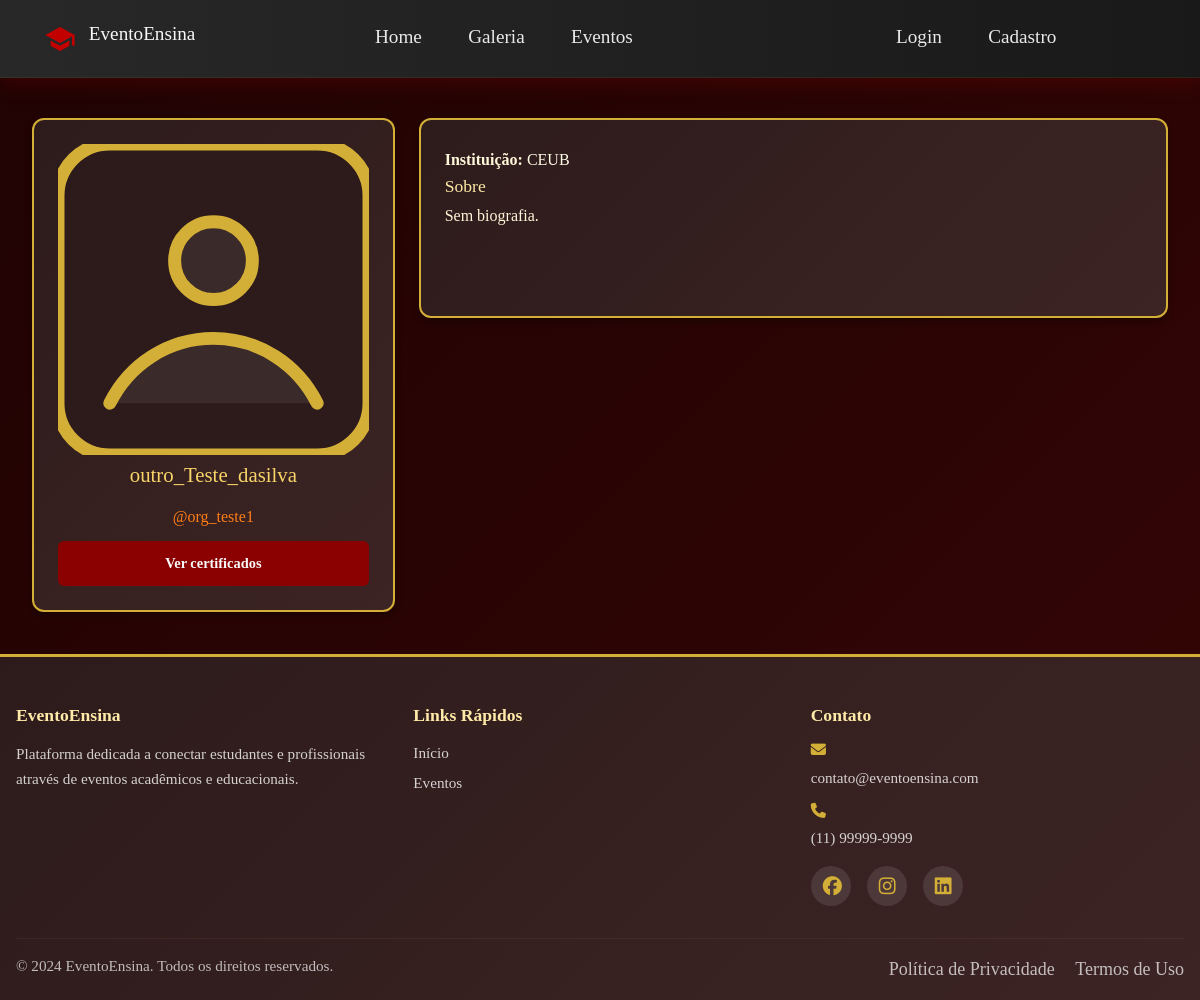
The page /usuarios/u/org_teste1/ on the database its author committed.
### usuarios/models.py (models this page shows, shortened)
class Usuario(models.Model):
    nome = models.CharField(max_length=150)
    ddd = models.ForeignKey(DDD, on_delete=models.SET_NULL, null=True, blank=True)
    telefone = models.CharField(max_length=15, blank=True, null=True)
    instituicao = models.ForeignKey(Instituicao, on_delete=models.SET_NULL, null=True, blank=True)
    tipo = models.ForeignKey(TipoUsuario, on_delete=models.CASCADE)
    nome_usuario = models.CharField(max_length=50, unique=True)
    email = models.EmailField(blank=True, null=True)
    senha = models.CharField(max_length=128, blank=True, null=True)
    user = models.OneToOneField(settings.AUTH_USER_MODEL, on_delete=models.SET_NULL, null=True, blank=True, related_name='profile')
    base_dir = models.CharField(max_length=255, blank=True, null=True)

class Instituicao(models.Model):
    nome = models.CharField(max_length=150)
    cidade = models.CharField(max_length=100, blank=True, null=True)
    estado = models.CharField(max_length=50, blank=True, null=True)
    pais = models.CharField(max_length=50, default='Brasil')
    email = models.EmailField(blank=True, null=True)
    telefone = models.CharField(max_length=20, blank=True, null=True)

class Perfil(models.Model):
    usuario = models.OneToOneField(Usuario, on_delete=models.CASCADE)
    foto = models.ImageField(upload_to=user_directory_path, blank=True, null=True)
    biografia = models.TextField(blank=True, null=True)
    mostrar_email = models.BooleanField(default=False)
    mostrar_telefone = models.BooleanField(default=False)

### usuarios/views.py (the view)
# urls.py: path('u/<str:nome_usuario>/', views.perfil_publico, name='perfil_publico'),
def perfil_publico(request, nome_usuario):
    try:
        usuario = Usuario.objects.select_related('instituicao').get(nome_usuario=nome_usuario)
    except Usuario.DoesNotExist:
        raise Http404('Usuário não encontrado')
    perfil_obj, _ = Perfil.objects.get_or_create(usuario=usuario)
    return render(request, 'perfil_publico.html', {'usuario': usuario, 'perfil': perfil_obj, 'nav_items': nav_items})

### usuarios/templates/perfil_publico.html (shortened to what this page needs)
{% extends 'base/base.html' %}
{% load static %}
{% block content %}
<div class="container mt-4">
  <div class="row">
    <div class="col-md-4">
      <div class="card">
        <div class="card-body text-center">
          {% if usuario.perfil.foto %}
            <img src="{{ usuario.perfil.foto.url }}" class="img-fluid rounded mb-2" alt="Foto de {{ usuario.nome }}">
          {% else %}
            <img src="{% static 'images/unknown.svg' %}" class="img-fluid rounded mb-2" alt="Sem foto">
          {% endif %}
          <h4 class="card-title">{{ usuario.nome }}</h4>
          <p class="text-muted">@{{ usuario.nome_usuario }}</p>
          <a href="{% url 'perfil_certificados' usuario.nome_usuario %}" class="btn btn-outline-primary btn-sm mt-2" target="_blank">Ver certificados</a>
        </div>
      </div>
    </div>
    <div class="col-md-8">
      <div class="card">
        <div class="card-body">
          <p><strong>Instituição:</strong>
            {% if usuario.instituicao %}
              <a href="{% url 'instituicao_publica' usuario.instituicao.id %}" target="_blank" rel="noopener noreferrer">{{ usuario.instituicao.nome }}</a>
            {% else %}-{% endif %}
          </p>
          <h5>Sobre</h5>
          <p>{{ usuario.perfil.biografia|default:'Sem biografia.' }}</p>
        </div>
      </div>
    </div>
  </div>
</div>
{% endblock %}

### static/styles/base.css (style rules this page uses)
* { margin: 0; padding: 0; box-sizing: border-box; }
:root { --primary-gold: #d4af37; --primary-gold-dark: #b8941f; --primary-orange: #ff7f16; --success-green: #28a745; --danger-red: #dc3545; --background-base-dark: #200303; --background-base-medium: #350505; --background-card: linear-gradient(135deg, #2d1b1b 0%, #3d2424 100%); --background-card-hover: linear-gradient(135deg, #3d2424 0%, #4d2c2c 100%); --text-light: #fff7d9; --text-brighter: #fffbe6; --text-heading: #ffeaa7; --text-muted: #ff7f16; --border-color: #d4af37; --card-shadow: 0 4px 6px rgba(0, 0, 0, 0.3); --card-shadow-hover: 0 6px 12px rgba(212, 175, 55, 0.2); }
body { font-family: 'Georgia', 'Times New Roman', serif; background: linear-gradient(135deg, var(--background-base-dark) 0%, var(--background-base-medium) 100%) no-repeat fixed; color: var(--text-light); min-height: 100vh; line-height: 1.6; font-size: 18px; display: flex; flex-direction: column; }
h1, h2, h3, h4, h5 { color: var(--text-heading); margin-bottom: 0.5rem; }
h4 { font-size: 1.2rem; }
h5 { font-size: 1.1rem; }
p, li, label { color: var(--text-light); font-size: 0.95rem; line-height: 1.4; }
.text-muted { color: var(--text-muted) !important; padding: 5px; }
.card { background: var(--background-card); border: 2px solid var(--border-color); border-radius: 12px; padding: 1.2rem; color: var(--text-light); box-shadow: var(--card-shadow); transition: all 0.3s ease; margin-bottom: 1rem; min-height: 180px; }
.card h2, .card h3, .card h4 { color: #f8d568; margin-bottom: 0.8rem; font-size: 1.2rem; }
.card p { margin: 0.3rem 0; font-size: 0.9rem; }
.card .card-body { padding: 0; }
a, .btn { color: var(--text-brighter); text-decoration: none; }
.btn { padding: 0.6rem 1rem; margin-top: 5px; background: #8b0000; color: #f8f8f8; text-align: center; text-decoration: none; border-radius: 6px; font-weight: 600; transition: all 0.3s ease; font-size: 0.9rem; min-height: 40px; display: flex; align-items: center; justify-content: center; border: 2px solid transparent; }
@media (min-width: 1025px) { .card { padding: 1.5rem; min-height: 200px; } }
@media (min-width: 1025px) { .card h2, .card h3, .card h4 { font-size: 1.3rem; } }
@media (min-width: 1025px) { .card p { font-size: 1rem; } }
.text-center { text-align: center; }
.mb-2 { margin-bottom: 1rem; }
.mt-2 { margin-top: 1rem; }
.mt-4 { margin-top: 2rem; }
.container { max-width: 1200px; margin: 0 auto; padding: 0 1rem; }
html, body { height: 100%; }

### rows shown on the page
Usuario: nome "outro_Teste_dasilva", nome_usuario "org_teste1", instituicao.nome "CEUB", perfil.biografia "Sem biografia."

### other values the page prints
{{ item.label }} "Home" "Galeria" "Eventos"
{{ item.label }} "Login" "Cadastro"
